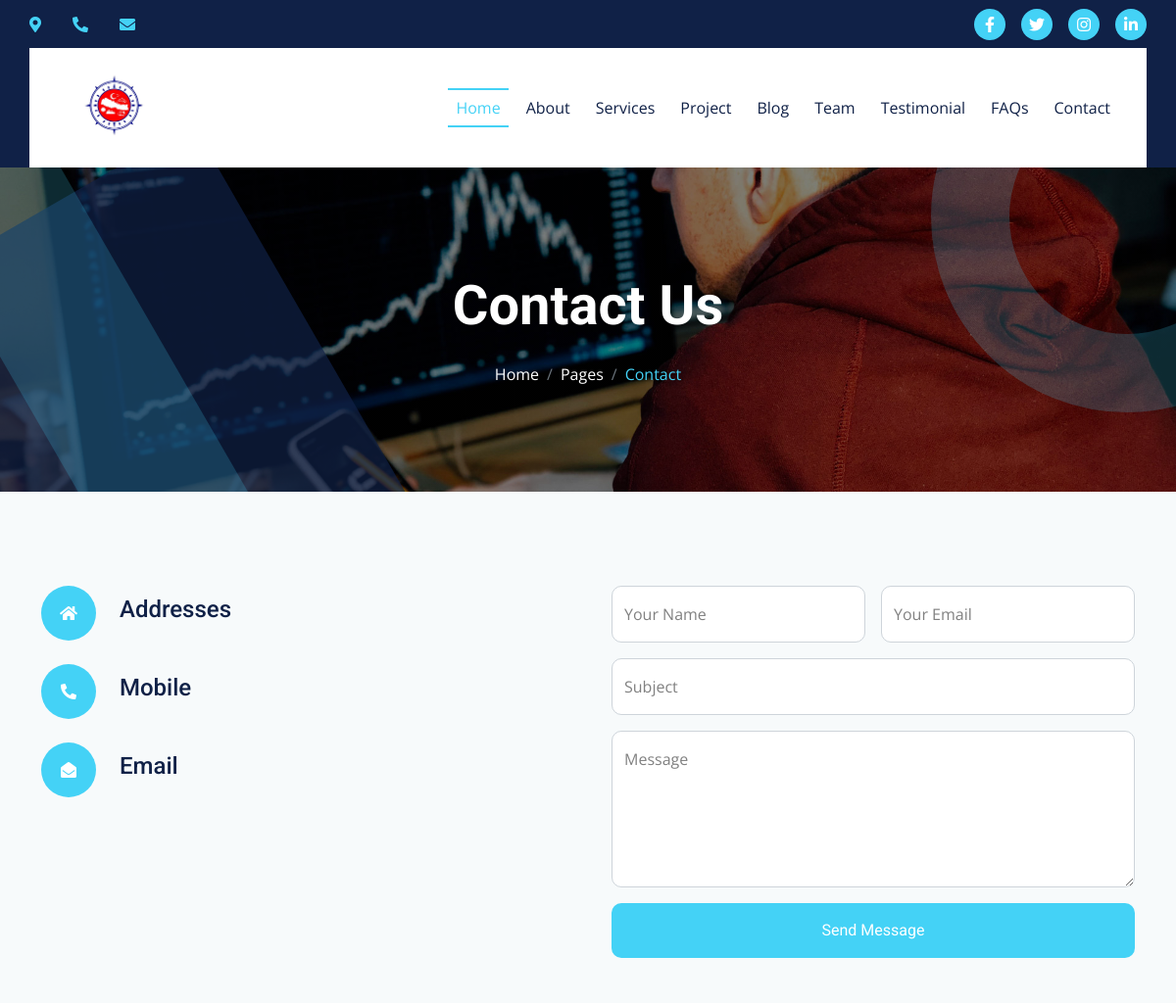
The app's page /contact/ (upper part), older data.
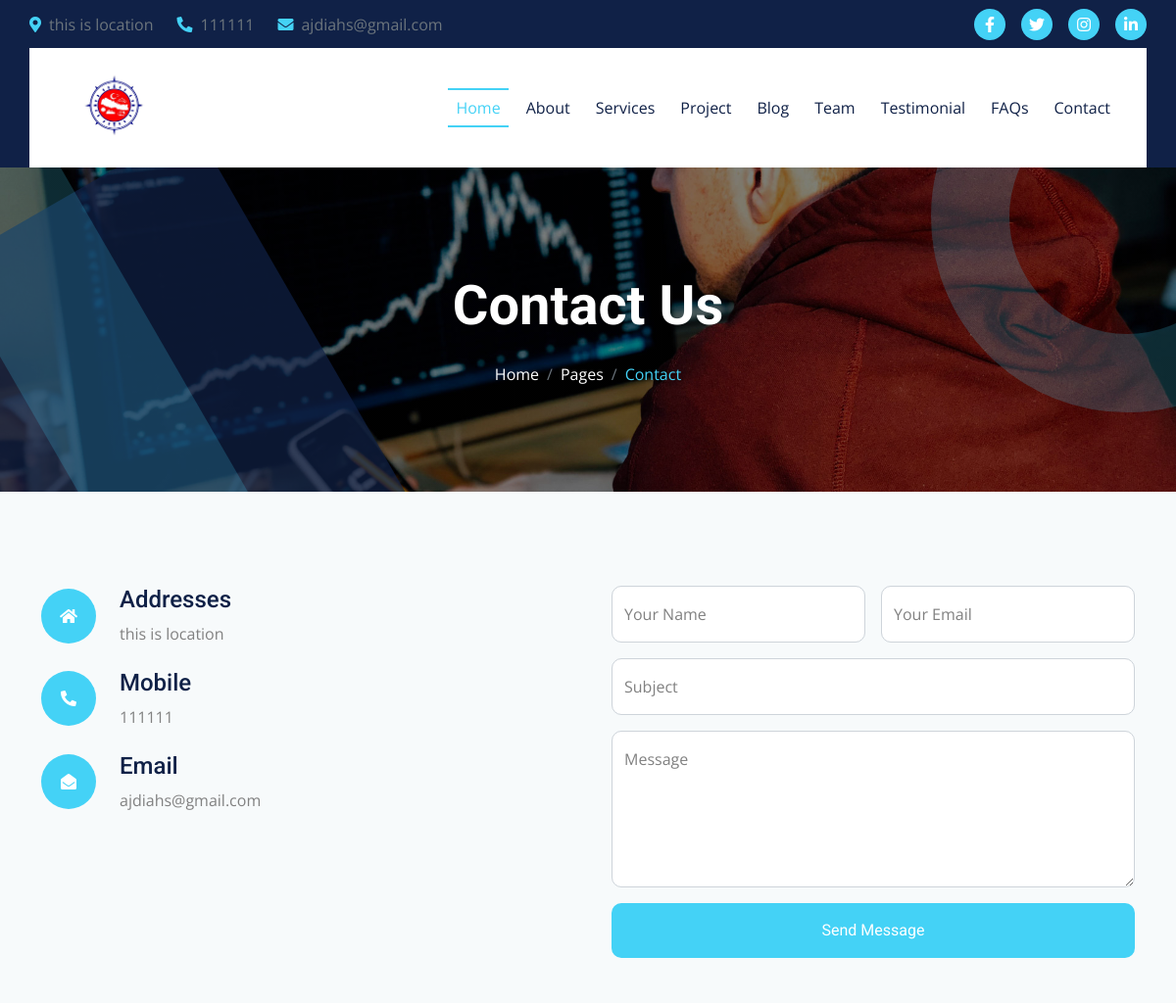
The same page, newer data.
### apps/models.py (models this page shows, shortened)
class Organization(models.Model):
    name = models.CharField(max_length=100)
    location = models.CharField(max_length=255)
    phone_number = models.CharField(max_length=20)
    gmail = models.EmailField()
    facebook = models.URLField(blank=True, null=True)
    instagram = models.URLField(blank=True, null=True)
    linkedin = models.URLField(blank=True, null=True)
    twitter = models.URLField(blank=True, null=True)
    logo = models.ImageField(upload_to='org_logos/')

### apps/views.py (the view)
# urls.py: path('contact/',contact,name='contact'),
def contact(request):
    if request.method == 'POST':
        form = ContactForm(request.POST)
        if form.is_valid():
            form.save()
            messages.success(request, 'Thank you for contacting us!')
            return redirect('contact')
    else:
        form = ContactForm()
    return render(request, 'contact.html', {'form': form})

### apps/forms.py
class ContactForm(forms.ModelForm):
    class Meta:
        model = Contact
        fields = ['name', 'email', 'subject', 'message']

### apps/context_processors.py (called while the page is built)
def organization_details(request):
    org = Organization.objects.first()
    return {'org': org}

### apps/templates/contact.html (shortened to what this page needs)
{% extends 'base.html' %}
{% load static %}
{% block content %}
        <div class="container-fluid bg-breadcrumb">
            <div class="bg-breadcrumb-single"></div>
            <div class="container text-center py-5" style="max-width: 900px;">
                <h4 class="text-white display-4 mb-4 wow fadeInDown" data-wow-delay="0.1s">Contact Us</h4>
                <ol class="breadcrumb justify-content-center mb-0 wow fadeInDown" data-wow-delay="0.3s">
                    <li class="breadcrumb-item"><a href="index.html">Home</a></li>
                    <li class="breadcrumb-item"><a href="#">Pages</a></li>
                    <li class="breadcrumb-item active text-primary">Contact</li>
                </ol>
            </div>
        </div>
        <div class="container-fluid contact bg-light py-5">
            <div class="container py-5">
                <div class="row g-5">
                    <div class="col-lg-6 wow fadeInLeft" data-wow-delay="0.1s">
                        <div class="contact-item">
                            <div class="d-flex align-items-center mb-4">
                                <div class="bg-primary btn-lg-square rounded-circle p-4"><i class="fa fa-home text-white"></i></div>
                                <div class="ms-4">
                                    <h4>Addresses</h4>
                                    <p class="mb-0">{{ org.location }}</p>
                                </div>
                            </div>
                            <div class="d-flex align-items-center mb-4">
                                <div class="bg-primary btn-lg-square rounded-circle p-2"><i class="fa fa-phone-alt text-white"></i></div>
                                <div class="ms-4">
                                    <h4>Mobile</h4>
                                    <p class="mb-0">{{ org.phone_number }}</p>
                                </div>
                            </div>
                            <div class="d-flex align-items-center mb-4">
                                <div class="bg-primary btn-lg-square rounded-circle p-2"><i class="fa fa-envelope-open text-white"></i></div>
                                <div class="ms-4">
                                    <h4>Email</h4>
                                    <p class="mb-0">{{ org.gmail }}</p>
                                </div>
                            </div>
                        </div>
                    </div>
                    <div class="col-lg-6 wow fadeInRight" data-wow-delay="0.3s">
<form method="post" class="space-y-6">
    <div class="row g-3">
        <div class="col-lg-12 col-xl-6">
            <div class="form-floating">
                <input type="text" class="form-control" name="name" id="id_name" placeholder="Your Name" required>
                <label for="id_name">Your Name</label>
            </div>
        </div>
        <div class="col-lg-12 col-xl-6">
            <div class="form-floating">
                <input type="email" class="form-control" name="email" id="id_email" placeholder="Your Email" required>
                <label for="id_email">Your Email</label>
            </div>
        </div>
        <div class="col-12">
            <div class="form-floating">
                <input type="text" class="form-control" name="subject" id="id_subject" placeholder="Subject" required>
                <label for="id_subject">Subject</label>
            </div>
        </div>
        <div class="col-12">
            <div class="form-floating">
                <textarea class="form-control" name="message" id="id_message" placeholder="Leave a message here" style="height: 160px" required></textarea>
                <label for="id_message">Message</label>
            </div>
        </div>
        <div class="col-12">
            <button type="submit" class="btn btn-primary w-100 py-3">Send Message</button>
        </div>
    </div>
</form>
                    </div>
                </div>
            </div>
        </div>
{% endblock %}

### apps/templates/base.html (shortened to what this page needs)
{% load static %}
<!DOCTYPE html>
<html lang="en">
<head>
    <link rel="stylesheet" href="https://use.fontawesome.com/releases/v5.15.4/css/all.css"/>
    <link href="https://cdn.jsdelivr.net/npm/bootstrap-icons@1.4.1/font/bootstrap-icons.css" rel="stylesheet">
    <link rel="stylesheet" href="https://cdnjs.cloudflare.com/ajax/libs/animate.css/4.1.1/animate.min.css"/>
    <link href="{% static 'lib/animate/animate.min.css' %}" rel="stylesheet">
    <link href="{% static 'lib/owlcarousel/assets/owl.carousel.min.css' %}" rel="stylesheet">
    <link href="{% static 'lib/lightbox/css/lightbox.min.css' %}" rel="stylesheet">
    <link href="{% static 'css/bootstrap.min.css' %}" rel="stylesheet">
    <link href="{% static 'css/style.css' %}" rel="stylesheet">
</head>
<body>
    {% block topbar %}
    <div class="container-fluid topbar px-0 d-none d-lg-block">
        <div class="container px-0">
            <div class="row gx-0 align-items-center" style="height: 45px;">
                <div class="col-lg-8 text-center text-lg-start mb-lg-0">
                    <div class="d-flex flex-wrap">
                        <a href="#" class="text-muted me-4"><i class="fas fa-map-marker-alt text-primary me-2"></i>{{ org.location }}</a>
                        <a href="#" class="text-muted me-4"><i class="fas fa-phone-alt text-primary me-2"></i>{{ org.phone_number }}</a>
                        <a href="#" class="text-muted me-0"><i class="fas fa-envelope text-primary me-2"></i>{{ org.gmail }}</a>
                    </div>
                </div>
                <div class="col-lg-4 text-center text-lg-end">
                    <div class="d-flex align-items-center justify-content-end">
                        <a href="{{ org.facebook }}" class="btn btn-primary btn-square rounded-circle nav-fill me-3"><i class="fab fa-facebook-f text-white"></i></a>
                        <a href="{{ org.instagram }}" class="btn btn-primary btn-square rounded-circle nav-fill me-3"><i class="fab fa-twitter text-white"></i></a>
                        <a href="{{ org.linkedin }}" class="btn btn-primary btn-square rounded-circle nav-fill me-3"><i class="fab fa-instagram text-white"></i></a>
                        <a href="{{ org.twitter }}" class="btn btn-primary btn-square rounded-circle nav-fill me-0"><i class="fab fa-linkedin-in text-white"></i></a>
                    </div>
                </div>
            </div>
        </div>
    </div>
    {% endblock %}
{% block navbar %}
<div class="container-fluid sticky-top px-0">
    <div class="container px-0">
        <nav class="navbar navbar-expand-lg navbar-dark bg-white py-3 px-4">
            <a href="{% url 'index' %}" class="navbar-brand p-0">
                <img src="{% static 'img/logo.png' %}" alt="Investa" height="90">
            </a>
            <div class="collapse navbar-collapse" id="navbarCollapse">
                <div class="navbar-nav ms-auto py-0">
                    <a href="{% url 'index' %}" class="nav-item nav-link active">Home</a>
                    <a href="{% url 'about' %}" class="nav-item nav-link">About</a>
                    <a href="{% url 'services' %}" class="nav-item nav-link">Services</a>
                    <a href="{% url 'projects' %}" class="nav-item nav-link">Project</a>
                    <a href="{% url 'blog' %}" class="nav-item nav-link">Blog</a>
                    <a href="{% url 'team' %}" class="nav-item nav-link">Team</a>
                    <a href="{% url 'testimonials' %}" class="nav-item nav-link">Testimonial</a>
                    <a href="{% url 'faq' %}" class="nav-item nav-link">FAQs</a>
                    <a href="{% url 'contact' %}" class="nav-item nav-link">Contact</a>
                </div>
            </div>
        </nav>
    </div>
</div>
{% endblock %}
    {% block content %}{% endblock %}
</body>
</html>

### apps/static/css/style.css (style rules this page uses)
.btn { font-weight: 600; transition: .5s; }
.btn-square { width: 32px; height: 32px; }
.btn-lg-square { width: 56px; height: 56px; }
.btn-square, .btn-sm-square, .btn-md-square, .btn-lg-square, .btn-xl-square { padding: 0; display: flex; align-items: center; justify-content: center; font-weight: normal; border-radius: 50%; }
.btn.btn-primary { background: var(--bs-primary) !important; color: var(--bs-white) !important; font-family: 'Roboto', sans-serif; border: none; font-weight: 400; transition: 0.5s; }
.topbar { padding: 2px 10px 2px 20px; background: var(--bs-dark) !important; }
.sticky-top, .sticky-top .container { transition: 0.5s !important; }
.navbar .navbar-nav .nav-item.nav-link, .navbar .navbar-nav .nav-link { color: var(--bs-dark) !important; }
.navbar .navbar-nav .nav-item { position: relative; margin: 0 5px !important; }
.navbar .navbar-nav .nav-item::before, .navbar .navbar-nav .nav-item::after { position: absolute; content: ""; width: 0; height: 0; border: 0px solid var(--bs-primary); transition: 0.5s; }
.navbar .navbar-nav .nav-item::before { top: 0; left: 0; }
.navbar .navbar-nav .nav-item::after { bottom: 0; right: 0; }
.navbar .navbar-nav .nav-item:hover::after, .navbar .navbar-nav .nav-item:hover::before, .navbar .navbar-nav .nav-item.active::after, .navbar .navbar-nav .nav-item.active::before { width: 100%; border-width: 1px; }
.navbar .navbar-nav .nav-link:hover, .navbar .navbar-nav .nav-link.active, .sticky-top .navbar .navbar-nav .nav-link:hover, .sticky-top .navbar .navbar-nav .nav-link.active { color: var(--bs-primary) !important; }
.bg-breadcrumb { position: relative; overflow: hidden; background: linear-gradient(rgba(0, 0, 0, 0.5), rgba(0, 0, 0, 0.5)), url(../img/carousel-1.jpg); background-position: center center; background-repeat: no-repeat; background-size: cover; padding: 60px 0 60px 0; }
.bg-breadcrumb .breadcrumb-item a { color: var(--bs-white) !important; }
.bg-breadcrumb .bg-breadcrumb-single { position: absolute; width: 500px; height: 1200px; top: 0px; left: 0; margin-left: 30px; transform: rotate(-30deg); background: var(--bs-dark); animation: RotateMoveLeft 5s linear infinite; opacity: 0.7; z-index: 2 !important; }
.bg-breadcrumb::before { content: ""; position: absolute; width: 400px; height: 400px; top: -150px; right: -150px; border-radius: 200px; border: 80px solid rgba(68, 210, 246, 0.2); animation: RotateMoveCircle 10s linear infinite; background: transparent; z-index: 2 !important; }
.bg-breadcrumb::after { content: ""; position: absolute; width: 150px; height: 1200px; top: -150px; left: 0; margin-left: 160px; transform: rotate(-30deg); background: rgba(68, 210, 246, 0.2); animation: RotateMoveRight 5s linear infinite; z-index: 2 !important; }

Row changes from the older to the newer data that the page shows:
added Organization: location "this is location", phone_number "111111", gmail "ajdiahs@gmail.com"
